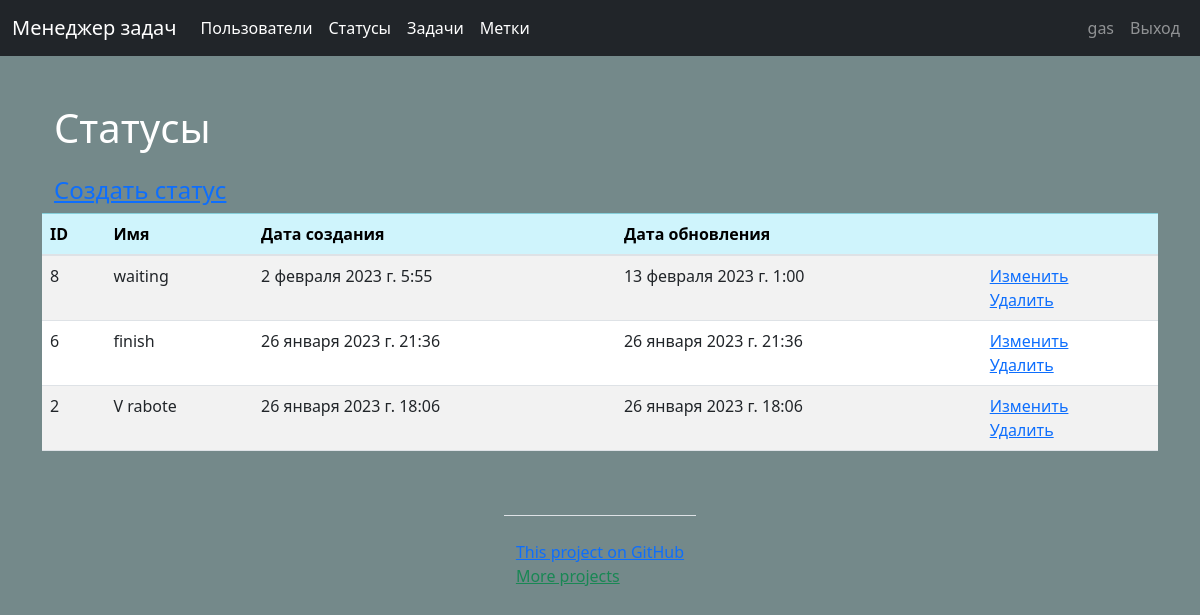
Page /statuses/ (signed in) on the committed database.
### users/models.py (models this page shows, shortened)
class Users(AbstractUser):
    class Meta:
        ordering = ['-date_joined']

### statuses/models.py (models this page shows, shortened)
class Status(models.Model):
    name = models.CharField(max_length=250, verbose_name=_('name'))
    created_at = models.DateTimeField(auto_now_add=True, null=True)
    update_at = models.DateTimeField(auto_now=True, null=True)
    class Meta:
        verbose_name = _("=Status=")
        verbose_name_plural = _("=Statuses=")
        ordering = ['-created_at']

### statuses/views.py (the view)
# urls.py: urlpatterns = [path('', StatusView.as_view(), name='statuses'),
class StatusView(LoginAuthMixin, StatusMixin, ListView):
    template_name = 'statuses/statuses.html'
    context_object_name = 'statuses'
    extra_context = {
        'title': _('Statuses'), 'btn_create': _('Create status'),
        'btn_update': _('Update'), 'btn_delete': _('Delete'),
    }

### task_manager/mixins.py (called while the page is built)
    def dispatch(self, request, *args, **kwargs):
        if not request.user.is_authenticated:
            messages.error(self.request, _('You are not authorized! Please sign in.'))
            return redirect('user_login')
        return super().dispatch(request, *args, **kwargs)

### task_manager/templates/statuses/statuses.html (shortened to what this page needs)
{% extends 'base.html' %}
{% load bootstrap4 %}
{% load i18n %}
{% block content %}
<div class="container wrapper flex-grow-1">
    <h1 class="my-4">{{ title }}</h1>
    <h4><a href="{% url 'create_status' %}">{{ btn_create }}</a></h4>
</div>
<table class="table table-striped">
    <thead>
    <tr class="table-info">
        <th scope="col">{% trans 'ID' %}</th>
        <th scope="col">{% trans 'Name' %}</th>
        <th scope="col">{% trans 'Create date' %}</th>
        <th scope="col">{% trans 'Update date' %}</th>
        <th scope="col"></th>
    </tr>
    </thead>
    {% for s in statuses %}
    <tr>
        <td>{{s.id}}</td>
        <td>{{s.name}}</td>
        <td>{{s.created_at}}</td>
        <td>{{s.update_at}}</td>
        <td>
              <a  href="{% url 'update_status' s.pk %}">{{ btn_update }}</a>
            <br>
              <a  href="{% url 'delete_status' s.pk %}">{{btn_delete}}</a>
        </td>
    </tr>
    {% empty %}
    <p>Sorry, no data in this list.</p>
    {% endfor %}
</table>
{% endblock %}

### task_manager/templates/base.html (shortened to what this page needs)
<!doctype html>
{% load i18n %}
{% load static %}
{% load bootstrap4 %}
{% bootstrap_css %}
<html lang="en">
<head>
    <link href="https://cdn.jsdelivr.net/npm/bootstrap@5.3.0-alpha1/dist/css/bootstrap.min.css"
          rel="stylesheet"
>
</head>
<body class="d-flex flex-column min-vh-100 ">
<nav class="navbar navbar-expand-md navbar-dark bg-dark fixed-top">
    <div class="container-fluid">
        <a class="navbar-brand" href="{% url 'home' %}">{% translate 'Task manager' %}</a>
        <div class="collapse navbar-collapse" id="navbarsExampleDefault">
            <ul class="navbar-nav mr-auto">
                <li class="nav-item active">
                    <a class="nav-link" href="{% url 'users' %}">{% translate 'Users' %}
                        <span class="sr-only">(current)</span></a></li>
                {% if request.user.is_authenticated %}
                <li class="nav-item active">
                    <a class="nav-link" href="{% url 'statuses' %}">{% translate 'Statuses' %}
                        <span class="sr-only">(current)</span></a></li>
                <li class="nav-item active">
                    <a class="nav-link" href="{% url 'tasks' %}">{% translate 'Tasks' %}
                        <span class="sr-only">(current)</span></a></li>
                <li class="nav-item active">
                    <a class="nav-link" href="{% url 'labels' %}">{% translate 'Labels' %}
                        <span class="sr-only">(current)</span></a></li>
                {% endif %}
            </ul>
            <ul class="navbar-nav">
                {% if request.user.is_authenticated %}
                <li class="nav-item nav-link "> {{user.username}}</li>
                <li class="nav-item"><a class="nav-link" href="{% url 'user_logout' %}">
                    {% translate "Logout" %}</a></li>
                {% else %}
                <li class="nav-item"><a class="nav-link" href="{% url 'user_login' %}">
                    {% translate "Login" %}</a></li>
                <li class="nav-item"><a class="nav-link" href="{% url 'register' %}">
                    {% trans 'Registration' %}</a></li>
                {% endif %}
            </ul>
        </div>
    </div>
</nav>
<main role="main" class="container">
    {% block content %}
    {% endblock %}
</main>
<footer class=" mx-auto">
    <div class="container my-5 pt-4 border-top">
        <a class=".text-primary"
           target="_blank" href="https://github.com/Gas159/python-project-52">
            {% trans 'This project on GitHub' %}
        </a>
        <br>
        <a class="link-success .justify-content-center"
           target="_blank" href="https://github.com/Gas159">
            {% trans 'More projects' %}
        </a>
    </div>
</footer>
</body>
</html>

### task_manager/templates/base.html (style rules this page uses)
body { padding-top: 5rem; background-color: #74898a; color: white; }

### rows in the picture
Users: username "gas"
Status: id "8", name "waiting", created_at "2 февраля 2023 г. 5:55", update_at "13 февраля 2023 г. 1:00", btn_update "Изменить", btn_delete "Удалить"
Status: id "6", name "finish", created_at "26 января 2023 г. 21:36", update_at "26 января 2023 г. 21:36", btn_update "Изменить", btn_delete "Удалить"
Status: id "2", name "V rabote", created_at "26 января 2023 г. 18:06", update_at "26 января 2023 г. 18:06", btn_update "Изменить", btn_delete "Удалить"

### other values in the picture
{{ title }} "Статусы"
{{ btn_create }} "Создать статус"
